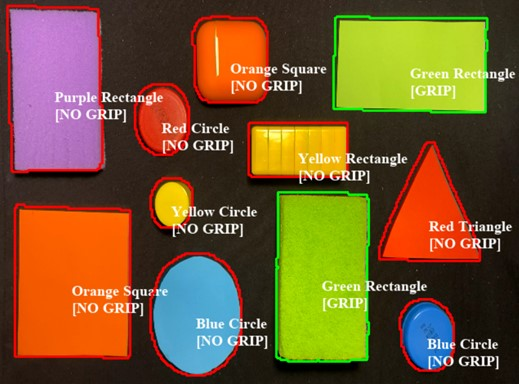
#> input picture ur5_ROS-Gazebo/media/Retesting with Real Objects Green Rectangle.jpg, 519 x 384 px, given in place of the camera
$ python Test_Hue.py
#> lines starting #> are read from the running program, lines starting #| are printed output that depends on the picture; after the words box and inside, x2 and y2 are one past the last pixel; in counts of white or black regions, pixels touching at a corner belong together
# -*- coding: utf-8 -*-
"""
Created on Tue Aug 31 16:20:28 2021

@author: Aleksei
"""

# Import of libraries
import numpy as np
from imutils.video import VideoStream
import cv2
from time import sleep

# Minimum and maximum detectable saturation and value (brightness)
S_MIN = 30
S_MAX = 255
V_MIN = 150
V_MAX = 255

# Empty function required to create trackbars
def nothing(x):
    pass

# Video stream object
vs = VideoStream(src=1).start()

# Delay for camera initialisation
sleep(2)

# Creation of window with sliders
# Creation of a window
cv2.namedWindow("Control")
# Resizing the window
cv2.resizeWindow("Control", 500, 100)
# Creating slider for hue
cv2.createTrackbar("Hue", "Control", 0, 180, nothing)
# Creating slider for deviation
cv2.createTrackbar("Deviation", "Control", 0, 20, nothing)

# Main code
# Starting an infinite loop
while True:

    # Reading an image from a video stream
    image = vs.read()
#> image is the input picture: shape (384, 519, 3); mean B, G, R 46.9, 88.1, 116.7

    # Getting the position of the deviation slider
    dev = cv2.getTrackbarPos("Deviation", "Control")

    # Getting the position of the hue slider and calculating the hue thresholds
    h_min = cv2.getTrackbarPos("Hue", "Control") - dev
    h_max = cv2.getTrackbarPos("Hue", "Control") + dev

    # Defining colour ranges in HSV
    lower_range = np.array([h_min, S_MIN, V_MIN])
    upper_range = np.array([h_max, S_MAX, V_MAX])

    # Converting the captured image to the HSV colour model
    hsv = cv2.cvtColor(image, cv2.COLOR_BGR2HSV)
#> hsv: shape (384, 519, 3); mean H, S, V 35, 166.2, 133.1

    # Creating a mask for an HSV image according to the set hue
    thres = cv2.inRange(hsv, lower_range, upper_range)
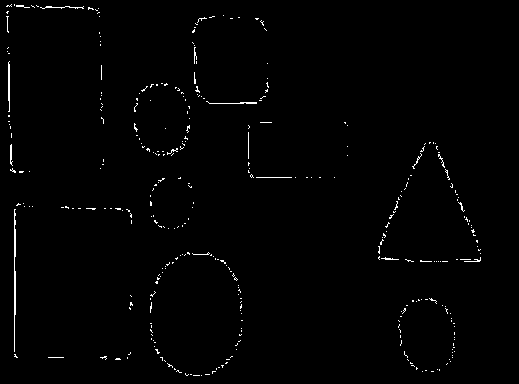
#> thres: shape (384, 519); 1% white in thin lines or dots, all inside (x1, y1, x2, y2) = (6, 4, 481, 376)

    # Bitwise stacking of the original image and mask
    bitwise = cv2.bitwise_and(image, image, mask=thres)
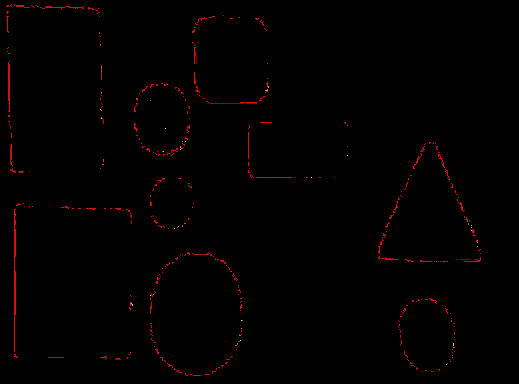
#> bitwise: shape (384, 519, 3); mean B, G, R 0.2, 0.2, 2

    # Result output
    cv2.imshow("Hue Image", bitwise)

    # Breaking the infinite loop
    # Waits for a pressed key
    k = cv2.waitKey(1)
#> (key Esc is pressed here)
    # If ESC has been pressed
    if k == 27:
        # Breaking the loop
        break
# Closing all windows
cv2.destroyAllWindows()
# Stopping a video stream
vs.stop()
